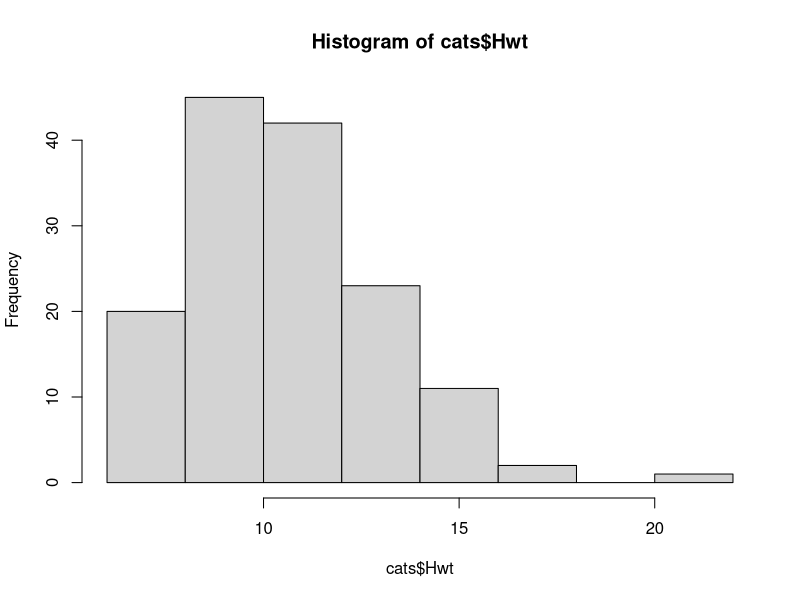
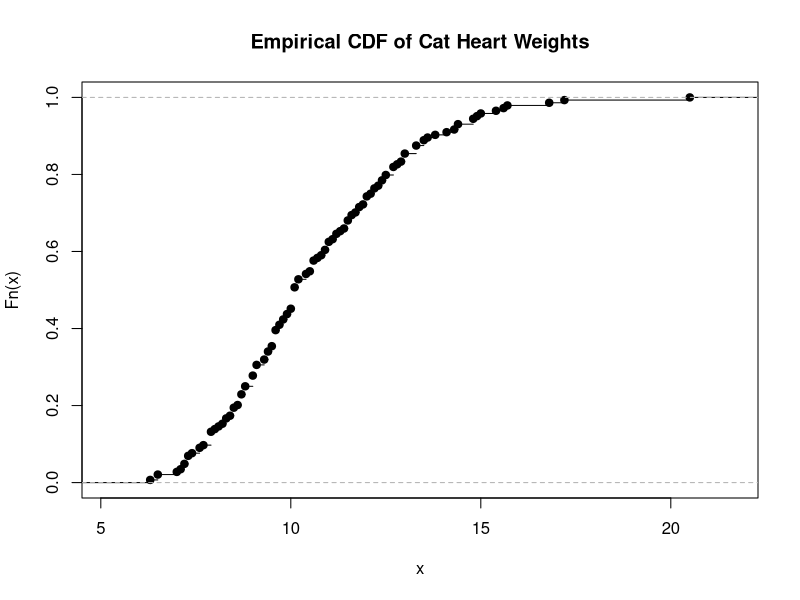
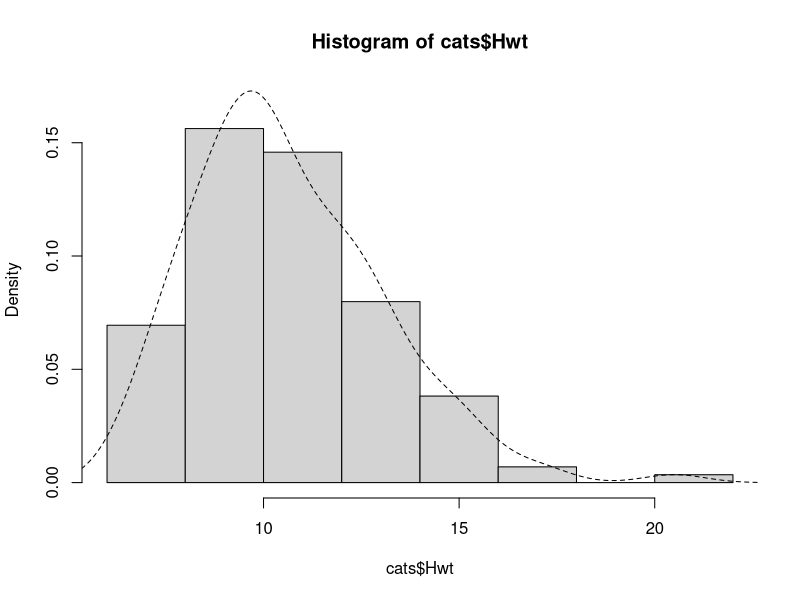
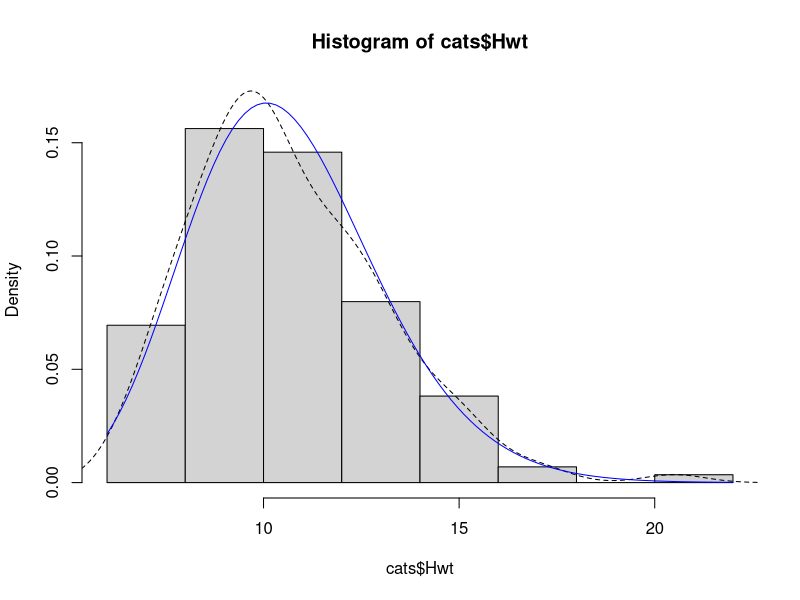
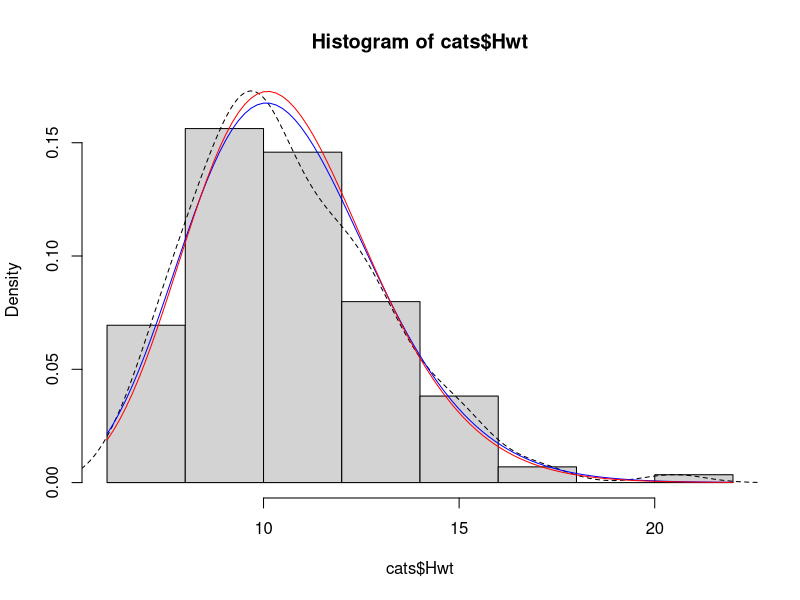
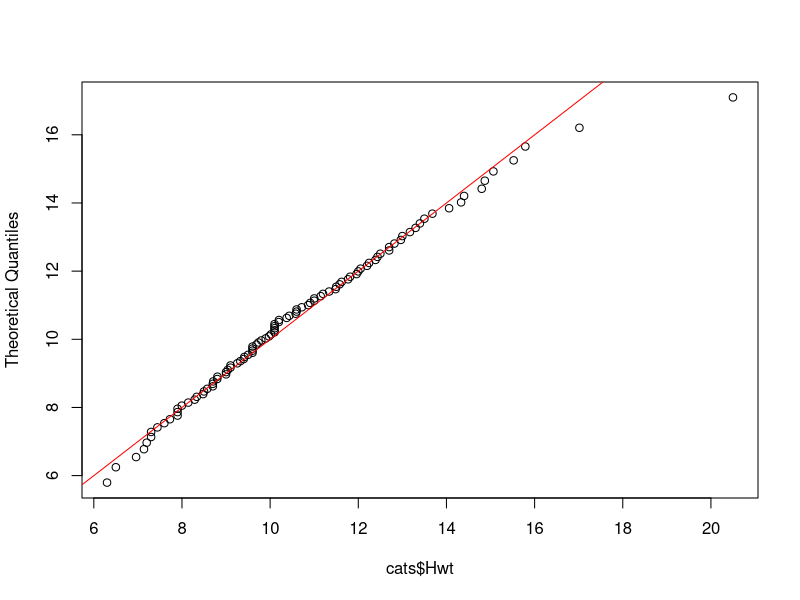
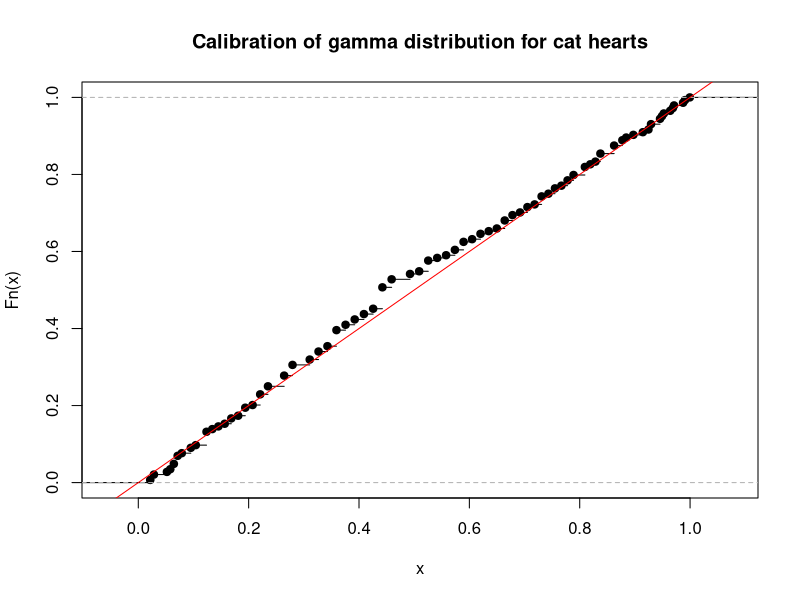
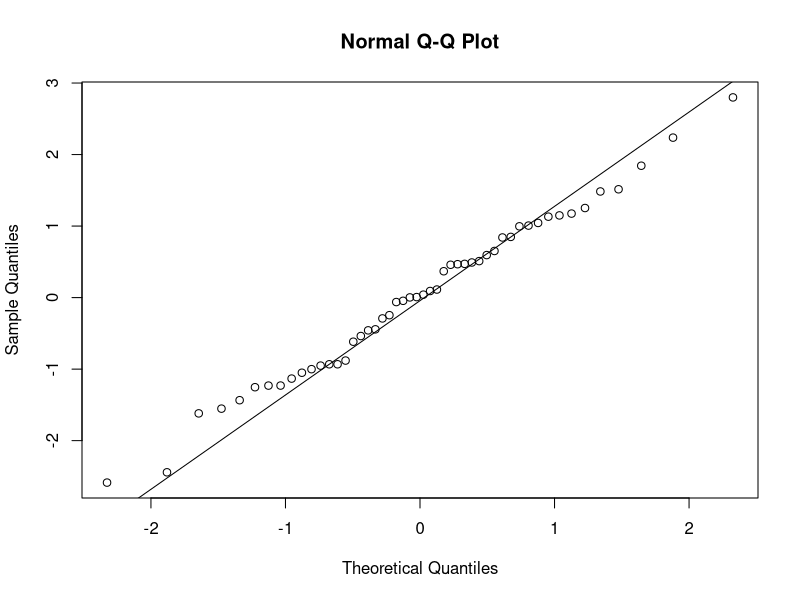

These charts were generated, in order, by the following R code:


## Slide 6

library(MASS)
head(cats)

## Slide 7

hist(cats$Hwt)


## Slide 8

quantile(cats$Hwt, c(0.25, 0.5, 0.75))


## Slide 10

plot(ecdf(cats$Hwt), 
     main = "Empirical CDF of Cat Heart Weights")

## Slide 12

hist(cats$Hwt, probability = TRUE, ylim = c(0, 0.17))
lines(density(cats$Hwt), lty = "dashed")

# Check Yourself
## Slide 17

gamma.MMest <- function(data) {
  m <- mean(data)
  v <- var(data)
  return(c(a = m^2/v, s = v/m))
}

## Slide 18

gamma.MMest(cats$Hwt)


## Slide 19 

hist(cats$Hwt, probability = TRUE, ylim = c(0, 0.17))
lines(density(cats$Hwt), lty = "dashed")
cat.MM <- gamma.MMest(cats$Hwt) 
curve(dgamma(x, shape = cat.MM["a"], scale = cat.MM["s"]), 
      add = TRUE, col = "blue")

## Slide 20

gamma.mean <- function(a, s) {return(a*s)}
gamma.var  <- function(a, s) {return(a*s^2)}
gamma.diff <- function(params, data) {
  a <- params[1]
  s <- params[2]
  return((mean(data) - gamma.mean(a,s))^2 
         + (var(data) - gamma.var(a,s))^2)
}

## Slide 21

nlm(gamma.diff, c(19, 1), data = cats$Hwt)[1:3]


## Slide 24

gamma.MMest(rgamma(100, shape = 19, scale = 45))
gamma.MMest(rgamma(10000, shape = 19, scale = 45))
gamma.MMest(rgamma(1000000, shape = 19, scale = 45))

## Slide 28

gamma.ll <- function(params, data) {
  a <- params[1]
  s <- params[2]
  return(sum(dgamma(data, shape = a, 
                    scale = s, log = TRUE)))
}
gamma.ll(c(19, 0.05), cats$Hwt)

## Slide 29

nlm(gamma.ll, c(19, 1), data = cats$Hwt)[1:3]


## Slide 30

neg.gamma.ll <- function(params, data) {
  a <- params[1]
  s <- params[2]
  return(-sum(dgamma(data, shape = a,
                     scale = s, log = TRUE)))
}

nlm(neg.gamma.ll, c(19, 1), data = cats$Hwt)$minimum

nlm(neg.gamma.ll, c(19, 1), data = cats$Hwt)$estimate

cat.MM <- gamma.MMest(cats$Hwt) 
neg.gamma.ll(cat.MM, cats$Hwt)

## Slide 31

hist(cats$Hwt, probability = TRUE, ylim = c(0, 0.17))
lines(density(cats$Hwt), lty = "dashed")
cat.MLE <- nlm(neg.gamma.ll, c(19, 1), data = cats$Hwt)$estimate
curve(dgamma(x, shape = cat.MM["a"], scale = cat.MM["s"]), 
      add = TRUE, col = "blue")
curve(dgamma(x, shape = cat.MLE[1], scale = cat.MLE[2]), 
      add = TRUE, col = "red")

## Slide 35

# Model quantiles
qgamma(c(0.01, 0.05, 0.95, 0.99), shape = cat.MM["a"], 
       scale = cat.MM["s"])

# Data quantiles:
quantile(cats$Hwt, c(0.01, 0.05, 0.95, 0.99))

## Slide 37

a <- cat.MM["a"]; s <- cat.MM["s"]
qqplot(cats$Hwt, qgamma((1:99)/100, shape = a, scale = s), 
       ylab = "Theoretical Quantiles")
abline(0, 1, col = "red")

## Slide 39

plot(ecdf(pgamma(cats$Hwt, shape = a, scale = s)),
     main = "Calibration of gamma distribution for cat hearts")
abline(0, 1, col = "red")

## Slide 41

ks.test(cats$Hwt, pgamma, shape = a, scale = s)


## Slide 43 

n      <- length(cats$Hwt)
train  <- sample(1:n, size = round(.9*n))
cat.MM <- gamma.MMest(cats$Hwt[train])
a <- cat.MM["a"]
s <- cat.MM["s"]
a
s

## Slide 44

ks.test(cats$Hwt[-train], pgamma, shape = a, scale = s)


## Slide 45

ks.test(cats$Hwt[cats$Sex == "F"], 
        cats$Hwt[cats$Sex == "M"])


#QQ Line doesn't perfect match all the time.
z<- rnorm(50)
qqnorm(z)
qqline(z)
